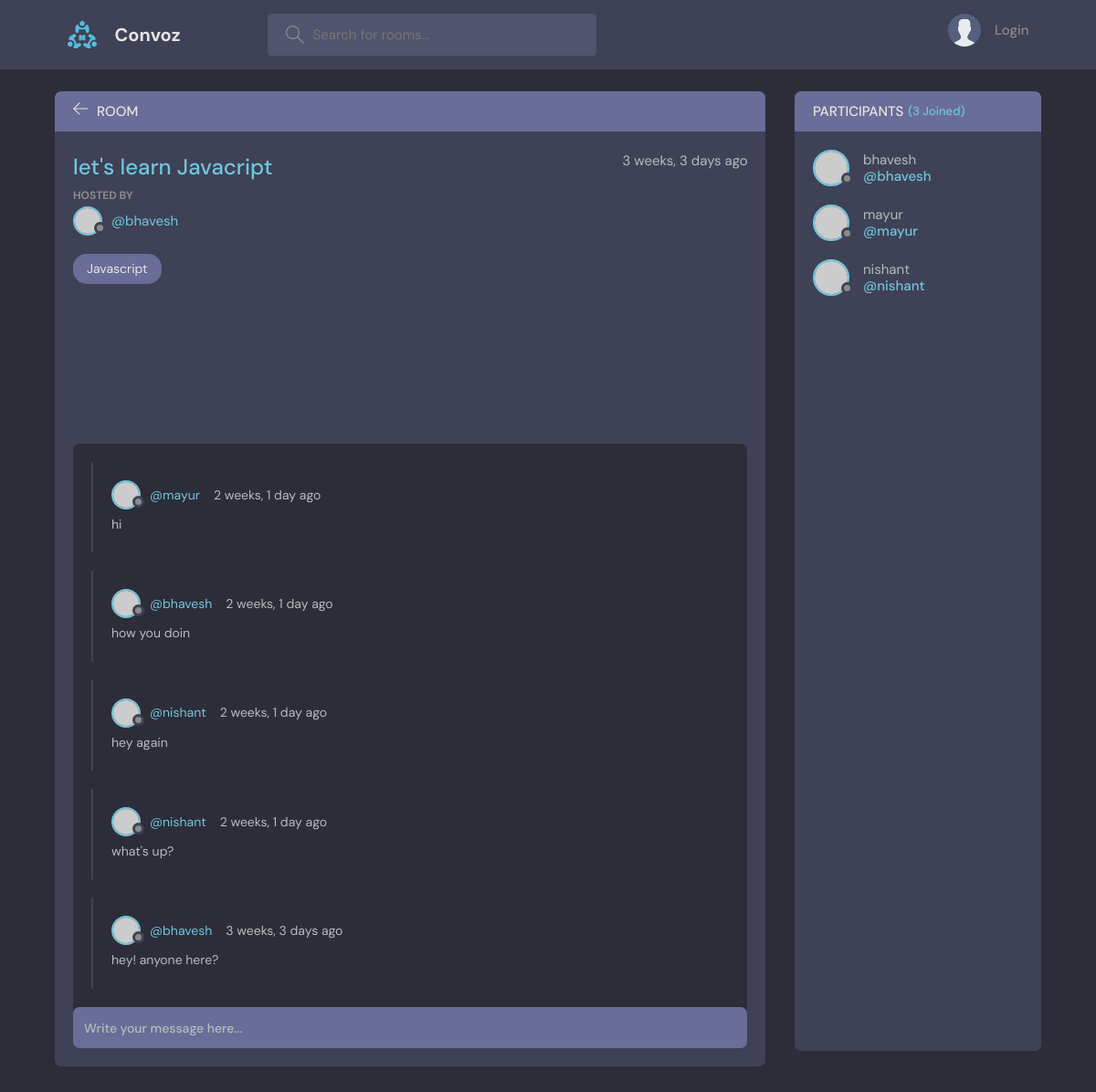
The page /room/1/ on the database its author committed.
### base/models.py (models this page shows, shortened)
class Room(models.Model):
    host = models.ForeignKey(User, on_delete=models.SET_NULL, null=True)
    topic = models.ForeignKey(Topic, on_delete=models.SET_NULL, null=True)
    name = models.CharField(max_length=200)
    description = models.TextField(null=True, blank=True)
    participants = models.ManyToManyField(User, related_name='participants', blank=True)
    updated = models.DateTimeField(auto_now=True)
    created = models.DateTimeField(auto_now_add=True)
    class Meta:
        ordering = ['-updated', '-created']  # - do the order in descending oder

class Topic(models.Model):
    name = models.CharField(max_length=200)
    def __str__(self):
        return self.name

class Message(models.Model):
    user = models.ForeignKey(User, on_delete=models.CASCADE)
    room = models.ForeignKey(Room, on_delete=models.CASCADE)
    body = models.TextField()
    updated = models.DateTimeField(auto_now=True)
    created = models.DateTimeField(auto_now_add=True)
    class Meta:
        ordering = ['-updated', '-created']

### base/views.py (the view, shortened to what this page needs)
# urls.py: path('room/<str:pk>/', views.room, name="room"),
def room(request, pk):
    room = Room.objects.get(id=pk)
    room_message = room.message_set.all()
    participants = room.participants.all()
    context = {'room': room, 'room_message': room_message, 'participants':participants}
    return render(request, 'base/room.html', context)

### base/templates/base/room.html (shortened to what this page needs)
{% extends 'main.html' %}
{% block content %}
    <main class="profile-page layout layout--2">
      <div class="container">
        <div class="room">
          <div class="room__top">
            <div class="room__topLeft">
              <a href="{%url 'home'%}">
                <svg version="1.1" xmlns="http://www.w3.org/2000/svg" width="32" height="32" viewBox="0 0 32 32">
                  <title>arrow-left</title>
                  <path
                    d="M13.723 2.286l-13.723 13.714 13.719 13.714 1.616-1.611-10.96-10.96h27.625v-2.286h-27.625l10.965-10.965-1.616-1.607z"
                  ></path>
                </svg>
              </a>
              <h3>Room</h3>
            </div>
          </div>
          <div class="room__box scroll">
            <div class="room__header scroll">
              <div class="room__info">
                <h3>{{room.name}}</h3>
                <span>{{room.created|timesince}} ago</span>
              </div>
              <div class="room__hosted">
                <p>Hosted By</p>
                <a href="{% url 'user-profile' room.host.id %}" class="room__author">
                  <div class="avatar avatar--small">
                    <img src="https://randomuser.me/api/portraits/men/37.jpg" />
                  </div>
                  <span>@{{room.host.username}}</span>
                </a>
              </div>
              <span class="room__topics">{{room.topic}}</span>
            </div>
            <div class="room__conversation">
              <div class="threads scroll">
                {% for message in room_message %}
                <div class="thread">
                  <div class="thread__top">
                    <div class="thread__author">
                      <a href="{% url 'user-profile' message.user.id %}" class="thread__authorInfo">
                        <div class="avatar avatar--small">
                          <img src="https://randomuser.me/api/portraits/men/37.jpg" />
                        </div>
                        <span>@{{message.user.username}}</span>
                      </a>
                      <span class="thread__date">{{message.created|timesince}} ago</span>
                    </div>
                  </div>
                  <div class="thread__details">
                    {{message.body}}
                  </div>
                </div>
                {% endfor %}
              </div>
            </div>
          </div>
          <div class="room__message">
            <form action="#"><input name="" placeholder="Write your message here..." /></form>
          </div>
        </div>
        <div class="participants">
          <h3 class="participants__top">Participants <span>({{participants.count}} Joined)</span></h3>
          <div class="participants__list scroll">
            {% for participant in participants %}
            <a href="{%url 'user-profile' user.id%}" class="participant">
              <div class="avatar avatar--medium">
                <img src="https://randomuser.me/api/portraits/men/37.jpg" />
              </div>
              <p>
                {{participant.username}}
                <span>@{{participant.username}}</span>
              </p>
            </a>
            {% endfor %}
          </div>
        </div>
      </div>
    </main>
    {% endblock content%}

### rows shown on the page
Room: name "let's learn Javacript", created "3 weeks, 3 days", host.username "bhavesh", topic "Javascript"
Message: user.username "mayur", created "2 weeks, 1 day", body "hi"
Message: user.username "bhavesh", created "2 weeks, 1 day", body "how you doin"
Message: user.username "nishant", created "2 weeks, 1 day", body "hey again"
Message: user.username "nishant", created "2 weeks, 1 day", body "what's up?"
Message: user.username "bhavesh", created "3 weeks, 3 days", body "hey! anyone here?"

### other values the page prints
{{ participants.count }} "3"
{{ participant.username }} "bhavesh"
{{ participant.username }} "mayur"
{{ participant.username }} "nishant"
